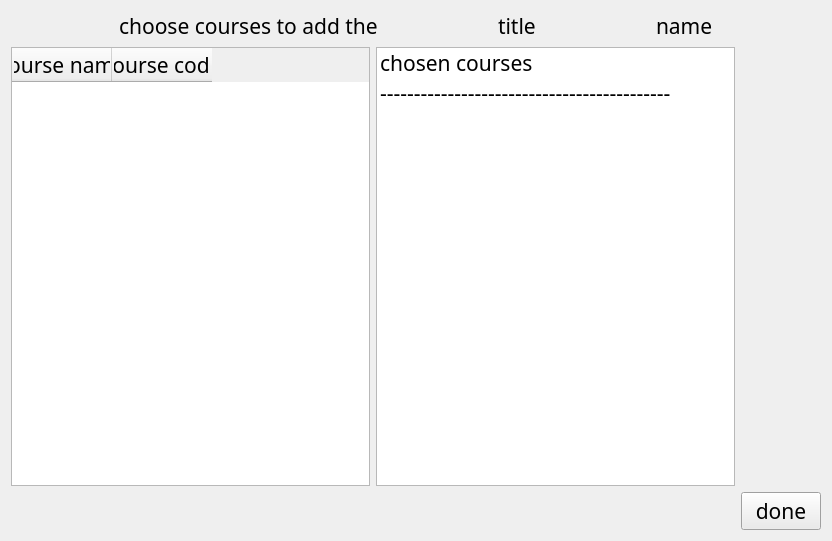
<?xml version="1.0" encoding="UTF-8"?>
<ui version="4.0">
 <class>add_course_to_prof</class>
 <widget class="QDialog" name="add_course_to_prof">
  <property name="geometry">
   <rect>
    <x>0</x>
    <y>0</y>
    <width>832</width>
    <height>541</height>
   </rect>
  </property>
  <property name="palette">
   <palette>
    <active>
     <colorrole role="WindowText">
      <brush brushstyle="SolidPattern">
       <color alpha="255">
        <red>57</red>
        <green>62</green>
        <blue>70</blue>
       </color>
      </brush>
     </colorrole>
     <colorrole role="Button">
      <brush brushstyle="SolidPattern">
       <color alpha="255">
        <red>109</red>
        <green>152</green>
        <blue>134</blue>
       </color>
      </brush>
     </colorrole>
     <colorrole role="Light">
      <brush brushstyle="SolidPattern">
       <color alpha="255">
        <red>109</red>
        <green>152</green>
        <blue>134</blue>
       </color>
      </brush>
     </colorrole>
     <colorrole role="Midlight">
      <brush brushstyle="SolidPattern">
       <color alpha="255">
        <red>242</red>
        <green>231</green>
        <blue>213</blue>
       </color>
      </brush>
     </colorrole>
     <colorrole role="Text">
      <brush brushstyle="SolidPattern">
       <color alpha="255">
        <red>57</red>
        <green>62</green>
        <blue>70</blue>
       </color>
      </brush>
     </colorrole>
     <colorrole role="BrightText">
      <brush brushstyle="SolidPattern">
       <color alpha="255">
        <red>255</red>
        <green>255</green>
        <blue>255</blue>
       </color>
      </brush>
     </colorrole>
     <colorrole role="Base">
      <brush brushstyle="SolidPattern">
       <color alpha="255">
        <red>245</red>
        <green>245</green>
        <blue>245</blue>
       </color>
      </brush>
     </colorrole>
     <colorrole role="Highlight">
      <brush brushstyle="SolidPattern">
       <color alpha="255">
        <red>109</red>
        <green>152</green>
        <blue>134</blue>
       </color>
      </brush>
     </colorrole>
     <colorrole role="ToolTipBase">
      <brush brushstyle="SolidPattern">
       <color alpha="255">
        <red>242</red>
        <green>231</green>
        <blue>213</blue>
       </color>
      </brush>
     </colorrole>
     <colorrole role="ToolTipText">
      <brush brushstyle="SolidPattern">
       <color alpha="255">
        <red>57</red>
        <green>62</green>
        <blue>70</blue>
       </color>
      </brush>
     </colorrole>
     <colorrole role="PlaceholderText">
      <brush brushstyle="SolidPattern">
       <color alpha="128">
        <red>57</red>
        <green>62</green>
        <blue>70</blue>
       </color>
      </brush>
     </colorrole>
    </active>
    <inactive>
     <colorrole role="WindowText">
      <brush brushstyle="SolidPattern">
       <color alpha="255">
        <red>0</red>
        <green>0</green>
        <blue>0</blue>
       </color>
      </brush>
     </colorrole>
     <colorrole role="Button">
      <brush brushstyle="SolidPattern">
       <color alpha="255">
        <red>240</red>
        <green>240</green>
        <blue>240</blue>
       </color>
      </brush>
     </colorrole>
     <colorrole role="Light">
      <brush brushstyle="SolidPattern">
       <color alpha="255">
        <red>255</red>
        <green>255</green>
        <blue>255</blue>
       </color>
      </brush>
     </colorrole>
     <colorrole role="Midlight">
      <brush brushstyle="SolidPattern">
       <color alpha="255">
        <red>227</red>
        <green>227</green>
        <blue>227</blue>
       </color>
      </brush>
     </colorrole>
     <colorrole role="Text">
      <brush brushstyle="SolidPattern">
       <color alpha="255">
        <red>0</red>
        <green>0</green>
        <blue>0</blue>
       </color>
      </brush>
     </colorrole>
     <colorrole role="BrightText">
      <brush brushstyle="SolidPattern">
       <color alpha="255">
        <red>255</red>
        <green>255</green>
        <blue>255</blue>
       </color>
      </brush>
     </colorrole>
     <colorrole role="Base">
      <brush brushstyle="SolidPattern">
       <color alpha="255">
        <red>255</red>
        <green>255</green>
        <blue>255</blue>
       </color>
      </brush>
     </colorrole>
     <colorrole role="Highlight">
      <brush brushstyle="SolidPattern">
       <color alpha="255">
        <red>240</red>
        <green>240</green>
        <blue>240</blue>
       </color>
      </brush>
     </colorrole>
     <colorrole role="ToolTipBase">
      <brush brushstyle="SolidPattern">
       <color alpha="255">
        <red>255</red>
        <green>255</green>
        <blue>220</blue>
       </color>
      </brush>
     </colorrole>
     <colorrole role="ToolTipText">
      <brush brushstyle="SolidPattern">
       <color alpha="255">
        <red>0</red>
        <green>0</green>
        <blue>0</blue>
       </color>
      </brush>
     </colorrole>
     <colorrole role="PlaceholderText">
      <brush brushstyle="SolidPattern">
       <color alpha="128">
        <red>0</red>
        <green>0</green>
        <blue>0</blue>
       </color>
      </brush>
     </colorrole>
    </inactive>
    <disabled>
     <colorrole role="WindowText">
      <brush brushstyle="SolidPattern">
       <color alpha="255">
        <red>120</red>
        <green>120</green>
        <blue>120</blue>
       </color>
      </brush>
     </colorrole>
     <colorrole role="Button">
      <brush brushstyle="SolidPattern">
       <color alpha="255">
        <red>109</red>
        <green>152</green>
        <blue>134</blue>
       </color>
      </brush>
     </colorrole>
     <colorrole role="Light">
      <brush brushstyle="SolidPattern">
       <color alpha="255">
        <red>109</red>
        <green>152</green>
        <blue>134</blue>
       </color>
      </brush>
     </colorrole>
     <colorrole role="Midlight">
      <brush brushstyle="SolidPattern">
       <color alpha="255">
        <red>242</red>
        <green>231</green>
        <blue>213</blue>
       </color>
      </brush>
     </colorrole>
     <colorrole role="Text">
      <brush brushstyle="SolidPattern">
       <color alpha="255">
        <red>120</red>
        <green>120</green>
        <blue>120</blue>
       </color>
      </brush>
     </colorrole>
     <colorrole role="BrightText">
      <brush brushstyle="SolidPattern">
       <color alpha="255">
        <red>255</red>
        <green>255</green>
        <blue>255</blue>
       </color>
      </brush>
     </colorrole>
     <colorrole role="Base">
      <brush brushstyle="SolidPattern">
       <color alpha="255">
        <red>240</red>
        <green>240</green>
        <blue>240</blue>
       </color>
      </brush>
     </colorrole>
     <colorrole role="Highlight">
      <brush brushstyle="SolidPattern">
       <color alpha="255">
        <red>0</red>
        <green>120</green>
        <blue>215</blue>
       </color>
      </brush>
     </colorrole>
     <colorrole role="ToolTipBase">
      <brush brushstyle="SolidPattern">
       <color alpha="255">
        <red>255</red>
        <green>255</green>
        <blue>220</blue>
       </color>
      </brush>
     </colorrole>
     <colorrole role="ToolTipText">
      <brush brushstyle="SolidPattern">
       <color alpha="255">
        <red>0</red>
        <green>0</green>
        <blue>0</blue>
       </color>
      </brush>
     </colorrole>
     <colorrole role="PlaceholderText">
      <brush brushstyle="SolidPattern">
       <color alpha="128">
        <red>0</red>
        <green>0</green>
        <blue>0</blue>
       </color>
      </brush>
     </colorrole>
    </disabled>
   </palette>
  </property>
  <property name="windowTitle">
   <string>Dialog</string>
  </property>
  <layout class="QGridLayout" name="gridLayout_4">
   <item row="0" column="0">
    <layout class="QGridLayout" name="gridLayout_3">
     <item row="0" column="0">
      <layout class="QHBoxLayout" name="horizontalLayout">
       <item>
        <spacer name="horizontalSpacer_3">
         <property name="orientation">
          <enum>Qt::Horizontal</enum>
         </property>
         <property name="sizeHint" stdset="0">
          <size>
           <width>40</width>
           <height>20</height>
          </size>
         </property>
        </spacer>
       </item>
       <item>
        <widget class="QLabel" name="label">
         <property name="font">
          <font>
           <family>Century Gothic</family>
           <pointsize>16</pointsize>
          </font>
         </property>
         <property name="text">
          <string>choose courses to add the </string>
         </property>
        </widget>
       </item>
       <item>
        <spacer name="horizontalSpacer">
         <property name="orientation">
          <enum>Qt::Horizontal</enum>
         </property>
         <property name="sizeHint" stdset="0">
          <size>
           <width>40</width>
           <height>20</height>
          </size>
         </property>
        </spacer>
       </item>
       <item>
        <widget class="QLabel" name="prof_title_lbl">
         <property name="font">
          <font>
           <family>Century Gothic</family>
           <pointsize>16</pointsize>
          </font>
         </property>
         <property name="text">
          <string>title </string>
         </property>
        </widget>
       </item>
       <item>
        <spacer name="horizontalSpacer_2">
         <property name="orientation">
          <enum>Qt::Horizontal</enum>
         </property>
         <property name="sizeHint" stdset="0">
          <size>
           <width>40</width>
           <height>20</height>
          </size>
         </property>
        </spacer>
       </item>
       <item>
        <widget class="QLabel" name="prof_name_lbl">
         <property name="font">
          <font>
           <family>Century Gothic</family>
           <pointsize>16</pointsize>
          </font>
         </property>
         <property name="text">
          <string>name</string>
         </property>
        </widget>
       </item>
       <item>
        <spacer name="horizontalSpacer_4">
         <property name="orientation">
          <enum>Qt::Horizontal</enum>
         </property>
         <property name="sizeHint" stdset="0">
          <size>
           <width>40</width>
           <height>20</height>
          </size>
         </property>
        </spacer>
       </item>
      </layout>
     </item>
     <item row="1" column="0">
      <layout class="QGridLayout" name="gridLayout_2">
       <item row="0" column="0">
        <layout class="QGridLayout" name="gridLayout">
         <item row="0" column="0">
          <widget class="QTableWidget" name="courses_to_choose_tbl_p">
           <property name="font">
            <font>
             <family>Century Gothic</family>
             <pointsize>16</pointsize>
            </font>
           </property>
           <column>
            <property name="text">
             <string>course name</string>
            </property>
           </column>
           <column>
            <property name="text">
             <string>course code</string>
            </property>
           </column>
          </widget>
         </item>
         <item row="0" column="1">
          <widget class="QListWidget" name="chosed_classes_list_p">
           <property name="font">
            <font>
             <family>Century Gothic</family>
             <pointsize>16</pointsize>
            </font>
           </property>
           <item>
            <property name="text">
             <string>chosen courses</string>
            </property>
           </item>
           <item>
            <property name="text">
             <string>-------------------------------------------</string>
            </property>
           </item>
          </widget>
         </item>
        </layout>
       </item>
       <item row="1" column="1">
        <widget class="QPushButton" name="done_adding_prof_to_class">
         <property name="font">
          <font>
           <family>Century Gothic</family>
           <pointsize>16</pointsize>
          </font>
         </property>
         <property name="text">
          <string>done</string>
         </property>
        </widget>
       </item>
      </layout>
     </item>
    </layout>
   </item>
  </layout>
 </widget>
 <resources/>
 <connections/>
</ui>
